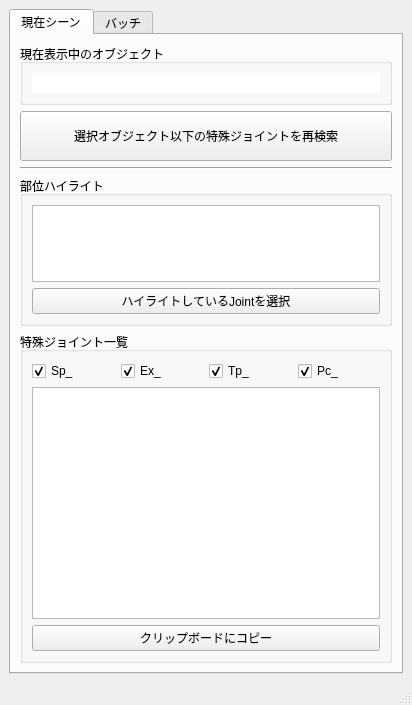
<?xml version="1.0" encoding="UTF-8"?>
<ui version="4.0">
 <class>MainWindow</class>
 <widget class="QMainWindow" name="MainWindow">
  <property name="geometry">
   <rect>
    <x>0</x>
    <y>0</y>
    <width>407</width>
    <height>705</height>
   </rect>
  </property>
  <property name="windowTitle">
   <string>MainWindow</string>
  </property>
  <widget class="QWidget" name="centralwidget">
   <layout class="QHBoxLayout" name="horizontalLayout">
    <item>
     <widget class="QTabWidget" name="tabWidget">
      <property name="currentIndex">
       <number>0</number>
      </property>
      <widget class="QWidget" name="tab">
       <property name="sizePolicy">
        <sizepolicy hsizetype="Preferred" vsizetype="Preferred">
         <horstretch>0</horstretch>
         <verstretch>0</verstretch>
        </sizepolicy>
       </property>
       <attribute name="title">
        <string>現在シーン</string>
       </attribute>
       <layout class="QVBoxLayout" name="verticalLayout_3">
        <item>
         <layout class="QVBoxLayout" name="verticalLayout_2" stretch="0,0,0,1,0">
          <property name="sizeConstraint">
           <enum>QLayout::SetDefaultConstraint</enum>
          </property>
          <item>
           <widget class="QGroupBox" name="groupBox_2">
            <property name="title">
             <string>現在表示中のオブジェクト</string>
            </property>
            <layout class="QVBoxLayout" name="verticalLayout_8">
             <item>
              <widget class="QLineEdit" name="view_object_text">
               <property name="text">
                <string/>
               </property>
               <property name="frame">
                <bool>false</bool>
               </property>
               <property name="readOnly">
                <bool>true</bool>
               </property>
              </widget>
             </item>
            </layout>
           </widget>
          </item>
          <item>
           <widget class="QPushButton" name="button_update">
            <property name="minimumSize">
             <size>
              <width>0</width>
              <height>50</height>
             </size>
            </property>
            <property name="text">
             <string>選択オブジェクト以下の特殊ジョイントを再検索</string>
            </property>
           </widget>
          </item>
          <item>
           <widget class="Line" name="line">
            <property name="orientation">
             <enum>Qt::Horizontal</enum>
            </property>
           </widget>
          </item>
          <item>
           <widget class="QGroupBox" name="group_parts">
            <property name="sizePolicy">
             <sizepolicy hsizetype="Preferred" vsizetype="Fixed">
              <horstretch>0</horstretch>
              <verstretch>0</verstretch>
             </sizepolicy>
            </property>
            <property name="maximumSize">
             <size>
              <width>16777215</width>
              <height>150</height>
             </size>
            </property>
            <property name="title">
             <string>部位ハイライト</string>
            </property>
            <layout class="QVBoxLayout" name="verticalLayout_6">
             <item>
              <widget class="QListWidget" name="list_parts">
               <property name="sizePolicy">
                <sizepolicy hsizetype="Expanding" vsizetype="Expanding">
                 <horstretch>0</horstretch>
                 <verstretch>0</verstretch>
                </sizepolicy>
               </property>
               <property name="minimumSize">
                <size>
                 <width>0</width>
                 <height>0</height>
                </size>
               </property>
              </widget>
             </item>
             <item>
              <widget class="QPushButton" name="button_select_highlight">
               <property name="text">
                <string>ハイライトしているJointを選択</string>
               </property>
              </widget>
             </item>
            </layout>
           </widget>
          </item>
          <item>
           <widget class="QGroupBox" name="group_spjoint">
            <property name="sizePolicy">
             <sizepolicy hsizetype="Preferred" vsizetype="Preferred">
              <horstretch>0</horstretch>
              <verstretch>0</verstretch>
             </sizepolicy>
            </property>
            <property name="title">
             <string>特殊ジョイント一覧</string>
            </property>
            <layout class="QVBoxLayout" name="verticalLayout" stretch="0,0,0">
             <item>
              <layout class="QHBoxLayout" name="horizontalLayout_4">
               <item>
                <widget class="QCheckBox" name="check_sp">
                 <property name="text">
                  <string>Sp_</string>
                 </property>
                 <property name="checked">
                  <bool>true</bool>
                 </property>
                </widget>
               </item>
               <item>
                <widget class="QCheckBox" name="check_ex">
                 <property name="text">
                  <string>Ex_</string>
                 </property>
                 <property name="checked">
                  <bool>true</bool>
                 </property>
                </widget>
               </item>
               <item>
                <widget class="QCheckBox" name="check_tp">
                 <property name="text">
                  <string>Tp_</string>
                 </property>
                 <property name="checked">
                  <bool>true</bool>
                 </property>
                </widget>
               </item>
               <item>
                <widget class="QCheckBox" name="check_pc">
                 <property name="text">
                  <string>Pc_</string>
                 </property>
                 <property name="checked">
                  <bool>true</bool>
                 </property>
                </widget>
               </item>
              </layout>
             </item>
             <item>
              <widget class="QListWidget" name="list_spjoint"/>
             </item>
             <item>
              <widget class="QPushButton" name="button_copy">
               <property name="text">
                <string>クリップボードにコピー</string>
               </property>
              </widget>
             </item>
            </layout>
           </widget>
          </item>
         </layout>
        </item>
       </layout>
      </widget>
      <widget class="QWidget" name="tab_2">
       <attribute name="title">
        <string>バッチ</string>
       </attribute>
       <layout class="QVBoxLayout" name="verticalLayout_4">
        <item>
         <widget class="QGroupBox" name="groupBox">
          <property name="title">
           <string>対象フォルダパス</string>
          </property>
          <layout class="QVBoxLayout" name="verticalLayout_5">
           <item>
            <widget class="QLabel" name="label">
             <property name="text">
              <string>特殊ジョイント一覧を出力したい親フォルダを指定してください</string>
             </property>
            </widget>
           </item>
           <item>
            <layout class="QHBoxLayout" name="horizontalLayout_3">
             <item>
              <widget class="QLineEdit" name="text_target_path"/>
             </item>
             <item>
              <widget class="QPushButton" name="button_select_root">
               <property name="text">
                <string>選択</string>
               </property>
              </widget>
             </item>
            </layout>
           </item>
          </layout>
         </widget>
        </item>
        <item>
         <widget class="QGroupBox" name="groupBox_3">
          <property name="title">
           <string>出力先</string>
          </property>
          <layout class="QVBoxLayout" name="verticalLayout_7">
           <item>
            <widget class="QLineEdit" name="text_output_path"/>
           </item>
          </layout>
         </widget>
        </item>
        <item>
         <widget class="QPushButton" name="button_batch_exe">
          <property name="text">
           <string>バッチ処理実行</string>
          </property>
         </widget>
        </item>
        <item>
         <spacer name="verticalSpacer">
          <property name="orientation">
           <enum>Qt::Vertical</enum>
          </property>
          <property name="sizeHint" stdset="0">
           <size>
            <width>20</width>
            <height>40</height>
           </size>
          </property>
         </spacer>
        </item>
       </layout>
      </widget>
     </widget>
    </item>
   </layout>
  </widget>
  <widget class="QStatusBar" name="statusbar"/>
 </widget>
 <resources/>
 <connections/>
</ui>
